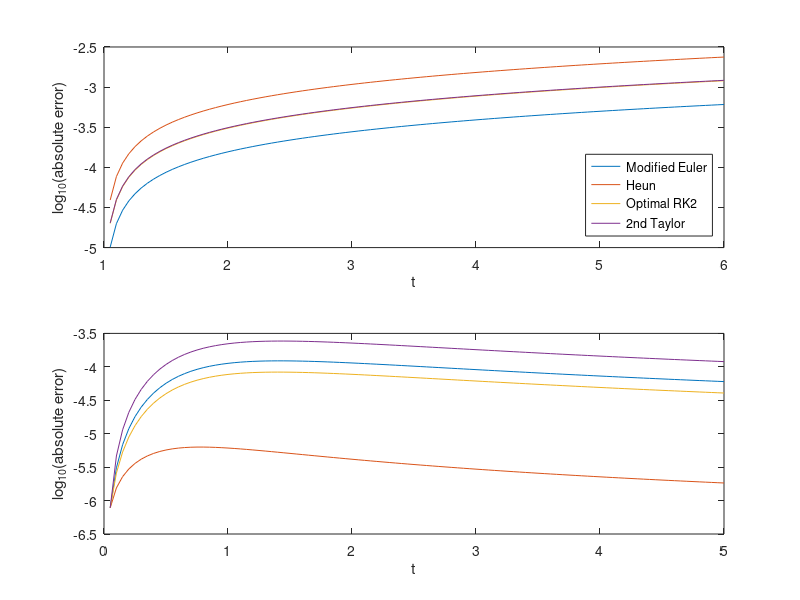

Source code (MATLAB):
function s74f4
% Bradie: section 7.4, figure 4. 
%
% Goal: estimate the solution to the two IVP which produce Figure 4.

% Subfigure (a): solve x' = 1 + x/t, x(1) = 1.
a = 1; b = 6;
x0 = 1;

N = 100;

dt = (b-a)/N;
t = a:dt:b;

wM = zeros(size(t));
wM(1) = x0;

wH = wM;
wO = wM;
wT = wM;

for i = 1:N
    % Modified Euler
    k1 = rhs1(t(i), wM(i));
    k2 = rhs1(t(i) + dt/2, wM(i) + dt/2*k1);
    
    dwM = k2*dt;
    wM(i+1) = wM(i) + dwM;
    
    % Heun
    k1 = rhs1(t(i), wH(i));
    k2 = rhs1(t(i) + dt, wH(i) + dt*k1);
    
    dwH = (k1 + k2)/2*dt;
    wH(i+1) = wH(i) + dwH;
    
    % Optimal RK2
    k1 = rhs1(t(i), wO(i));
    k2 = rhs1(t(i) + 2*dt/3, wO(i) + 2*dt*k1/3);
    
    dwO = (k1 + 3*k2)/4*dt;
    wO(i+1) = wO(i) + dwO;
    
    % Second order Taylor
    f = 1 + wT(i)/t(i);
    fp = (t(i)*f - wT(i))/(t(i))^2;

    dwT = f*dt + 1/2*fp*dt^2;
    wT(i+1) = wT(i) + dwT;
end

x = t.*(1 + log(t));
eM = abs(x - wM);
eH = abs(x - wH);
eO = abs(x - wO);
eT = abs(x - wT);

subplot(2,1,1)
plot(t, log10(eM), t, log10(eH), t, log10(eO), t, log10(eT))
xlabel('t')
ylabel('log_{10}(absolute error)')
legend('Modified Euler', 'Heun', 'Optimal RK2', '2nd Taylor', ...
    'Location', 'SouthEast')

%

% Subfigure (a): solve x' = t/x, x(0) = 1.
a = 0; b = 5;
x0 = 1;

N = 100;

dt = (b-a)/N;
t = a:dt:b;

wM = zeros(size(t));
wM(1) = x0;

wH = wM;
wO = wM;
wT = wM;

for i = 1:N
    % Modified Euler
    k1 = rhs2(t(i), wM(i));
    k2 = rhs2(t(i) + dt/2, wM(i) + dt/2*k1);
    
    dwM = k2*dt;
    wM(i+1) = wM(i) + dwM;
    
    % Heun
    k1 = rhs2(t(i), wH(i));
    k2 = rhs2(t(i) + dt, wH(i) + dt*k1);
    
    dwH = (k1 + k2)/2*dt;
    wH(i+1) = wH(i) + dwH;
    
    % Optimal RK2
    k1 = rhs2(t(i), wO(i));
    k2 = rhs2(t(i) + 2*dt/3, wO(i) + 2*dt*k1/3);
    
    dwO = (k1 + 3*k2)/4*dt;
    wO(i+1) = wO(i) + dwO;
    
    % Second order Taylor
    f = t(i)/wT(i);
    fp = (wT(i) - t(i)*f)/(wT(i))^2;

    dwT = f*dt + 1/2*fp*dt^2;
    wT(i+1) = wT(i) + dwT;
end

x = sqrt(1 + t.^2);
eM = abs(x - wM);
eH = abs(x - wH);
eO = abs(x - wO);
eT = abs(x - wT);

subplot(2,1,2)
plot(t, log10(eM), t, log10(eH), t, log10(eO), t, log10(eT))
xlabel('t')
ylabel('log_{10}(absolute error)')

end

function f = rhs1(t, x)
  f = 1 + x/t;
end

function f = rhs2(t, x)
  f = t/x;
end